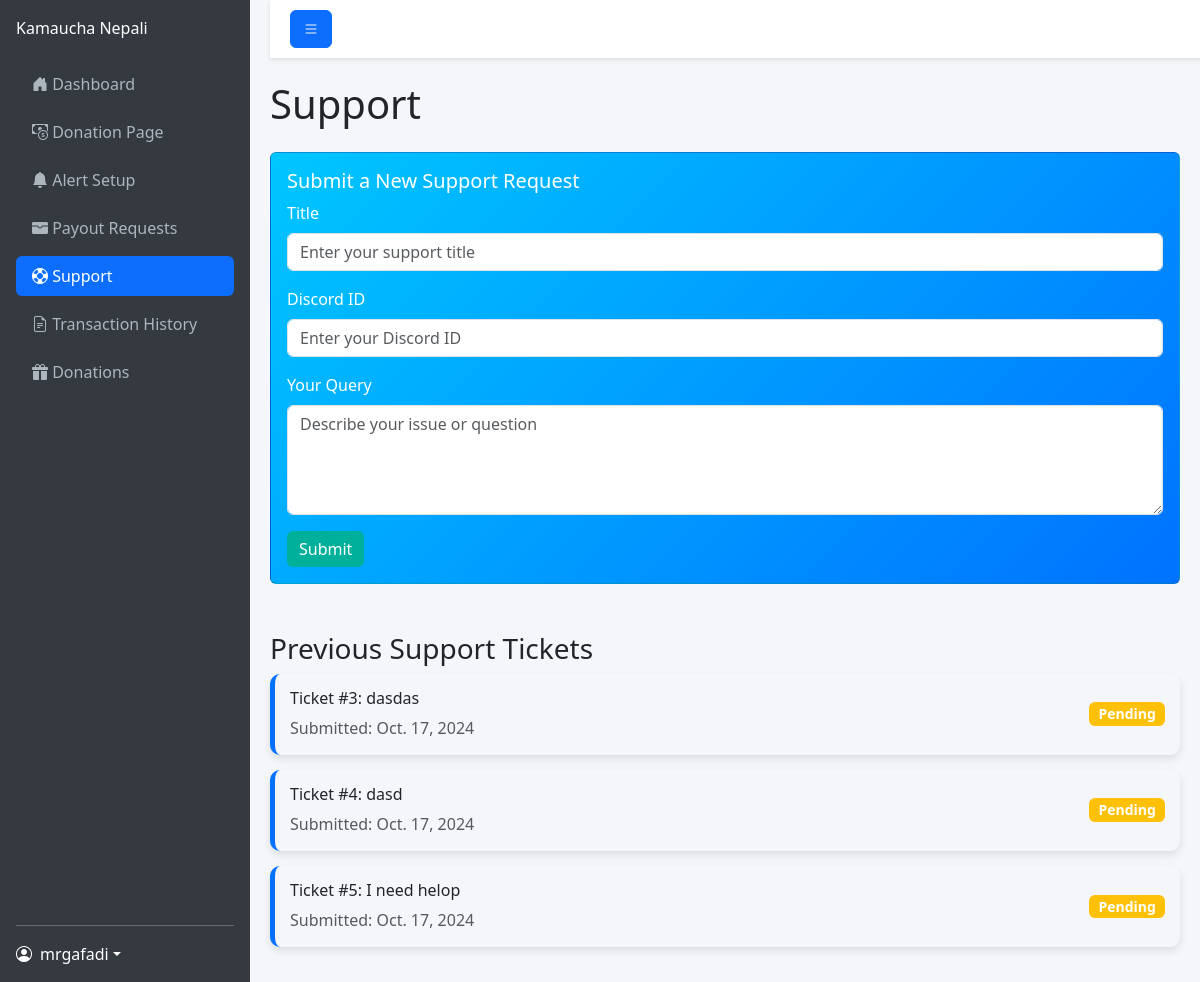
Page /dashboard/support/ (signed in) on the committed database.
### home/models.py (models this page shows, shortened)
class Support(models.Model):
    PENDING = 'Pending'
    Resolved = 'Resolved'
    Closed = 'Closed'
    PAYOUT_STATUS_CHOICES = [
        (PENDING, 'Pending'),
        (Resolved, 'Resolved'),
        (Closed, 'Closed'),
    ]
    username = models.ForeignKey(User,on_delete=models.CASCADE)
    discord_id = models.TextField()
    ticket_title = models.TextField(default="")
    support_message = models.TextField()
    ticket_status = models.CharField(
        max_length=20,
        choices=PAYOUT_STATUS_CHOICES,
        default=PENDING,
    )
    created_at = models.DateField(auto_now_add=True)

### home/views.py (the view)
# urls.py: path("dashboard/support/", views.support_page , name="support_page"),
def support_page(request):
    if not request.user.is_authenticated:
        return redirect("/login/")
    if request.method == "POST":
        ticket_title = request.POST.get("title")
        discord_id = request.POST.get("discordid")
        support_message = request.POST.get("support_message")
        support_db = Support.objects.create(
            username=request.user,
            ticket_title=ticket_title,
            discord_id=discord_id,
            support_message=support_message # Assuming you have a status field in your model
        )
        support_db.save()
        messages.success(request, "We have received your message! We will reply to you on Discord shortly.")
        return redirect("support_page")  # Redirect to prevent resubmission
    else:
        support_tickets = Support.objects.filter(username=request.user).order_by('-created_at')
        return render(request, "home/support.html", {'support_tickets': support_tickets})

### home/templates/home/support.html (shortened to what this page needs)
<!DOCTYPE html>
<html lang="en">
<head>
    <link href="https://cdn.jsdelivr.net/npm/bootstrap@5.3.0/dist/css/bootstrap.min.css" rel="stylesheet">
    <link href="https://cdn.jsdelivr.net/npm/bootstrap-icons@1.10.5/font/bootstrap-icons.css" rel="stylesheet">
</head>
<body>
    <nav class="sidebar d-flex flex-column p-3">
        <a href="#" class="navbar-brand mb-4">Kamaucha Nepali</a>
        <ul class="nav nav-pills flex-column mb-auto">
            <li class="nav-item mb-2">
                <a href="{% url "dashboard_page" %}" class="nav-link">
                    <i class="bi bi-house-door-fill"></i>
                    <span>Dashboard</span>
                </a>
            </li>
            <li class="nav-item mb-2">
                <a href="{% url "donation_setup_page" %}" class="nav-link">
                    <i class="bi bi-cash-coin"></i>
                    <span>Donation Page</span>
                </a>
            </li>
            <li class="nav-item mb-2">
                <a href="{% url "alert_setup_page" %}" class="nav-link">
                    <i class="bi bi-bell-fill"></i>
                    <span>Alert Setup</span>
                </a>
            </li>
            <li class="nav-item mb-2">
                <a href="{% url "payout_request_page" %}" class="nav-link">
                    <i class="bi bi-wallet-fill"></i>
                    <span>Payout Requests</span>
                </a>
            </li>
            <li class="nav-item mb-2">
                <a href="{% url "support_page" %}" class="nav-link active">
                    <i class="bi bi-life-preserver"></i>
                    <span>Support</span>
                </a>
            </li>
            <li class="nav-item mb-2">
                <a href="{% url "transcations_history_page" %}" class="nav-link">
                    <i class="bi bi-file-earmark-text"></i>
                    <span>Transaction History</span>
                </a>
            </li>
            <li class="nav-item mb-2">
                <a href="{% url "donations_page" %}" class="nav-link">
                    <i class="bi bi-gift-fill"></i>
                    <span>Donations</span>
                </a>
            </li>
        </ul>
        <hr>
        <div class="dropdown">
            <a href="#" class="d-flex align-items-center text-white text-decoration-none dropdown-toggle" id="userDropdown" data-bs-toggle="dropdown" aria-expanded="false">
                <i class="bi bi-person-circle me-2"></i>
                <span>{{ user.username }}</span>
            </a>
        </div>
    </nav>
    <div class="content flex-grow-1">
        <nav class="top-navbar d-flex justify-content-between align-items-center">
            <div>
                <button class="btn btn-primary" id="sidebarToggle">
                    <i class="bi bi-list"></i>
                </button>
            </div>
        </nav>
        <div class="main-content">
            <h1 class="mb-4">Support</h1>
            <div class="card card-custom mb-5">
                <div class="card-body">
                    <h5 class="card-title">Submit a New Support Request</h5>
                    <form method="POST">
                        <div class="mb-3">
                            <label for="title" class="form-label">Title</label>
                            <input type="text" class="form-control" id="title" name="title" placeholder="Enter your support title" required>
                        </div>
                        <div class="mb-3">
                            <label for="discordId" class="form-label">Discord ID</label>
                            <input type="text" class="form-control" id="discordId" name="discordid" placeholder="Enter your Discord ID" required>
                        </div>
                        <div class="mb-3">
                            <label for="query" class="form-label">Your Query</label>
                            <textarea class="form-control" id="query" name="support_message" rows="4" placeholder="Describe your issue or question" required></textarea>
                        </div>
                        <button type="submit" class="btn btn-submit">Submit</button>
                    </form>
                </div>
            </div>
            <h3>Previous Support Tickets</h3>
            {% if support_tickets %}
                {% for ticket in support_tickets %}
                <div class="ticket-card">
                    <div class="d-flex justify-content-between align-items-center">
                        <div>
                            <h6>Ticket #{{ ticket.id }}: {{ ticket.ticket_title }}</h6>
                            <p class="mb-0 text-muted">Submitted: {{ ticket.created_at }}</p>
                        </div>
                        <span class="badge badge-status
                            {% if ticket.ticket_status == 'Pending' %}bg-warning
                            {% elif ticket.ticket_status == 'Resolved' %}bg-success
                            {% elif ticket.ticket_status == 'Closed' %}bg-danger
                            {% else %}bg-secondary{% endif %}
                        ">{{ ticket.ticket_status }}</span>
                    </div>
                </div>
                {% endfor %}
            {% else %}
                <p>No previous support tickets found.</p>
            {% endif %}
        </div>
    </div>
</body>
</html>

### home/templates/home/support.html (style rules this page uses)
body { display: flex; min-height: 100vh; background-color: #f4f6f9; }
.sidebar { min-width: 250px; background-color: #343a40; color: #fff; }
.sidebar .nav-link { color: #adb5bd; transition: all 0.3s; }
.sidebar .nav-link.active { background-color: #0d6efd; color: #fff; }
.content { width: 100%; padding: 20px; transition: all 0.3s; }
.top-navbar { width: 100%; padding: 10px 20px; background-color: #fff; box-shadow: 0 2px 4px rgba(0,0,0,0.1); position: fixed; top: 0; z-index: 1000; display: flex; justify-content: space-between; align-items: center; }
.main-content { margin-top: 60px; }
.card-custom { background: linear-gradient(135deg, #00c6ff, #0072ff); color: white; }
.btn-submit { background-color: #00b09b; color: white; border: none; }
.ticket-card { background-color: #f4f6f9; border-radius: 10px; padding: 15px; margin-bottom: 15px; box-shadow: 0 4px 8px rgba(0, 0, 0, 0.1); border-left: 5px solid #0072ff; }
.badge-status { font-size: 14px; }
.sidebar { min-width: 250px; max-width: 250px; background-color: #343a40; color: #fff; transition: all 0.3s ease; }
.content { transition: all 0.3s ease; }

### rows in the picture
Support: id "3", ticket_title "dasdas", created_at "Oct. 17, 2024", ticket_status "Pending"
Support: id "4", ticket_title "dasd", created_at "Oct. 17, 2024", ticket_status "Pending"
Support: id "5", ticket_title "I need helop", created_at "Oct. 17, 2024", ticket_status "Pending"

### other values in the picture
{{ user.username }} "mrgafadi"
